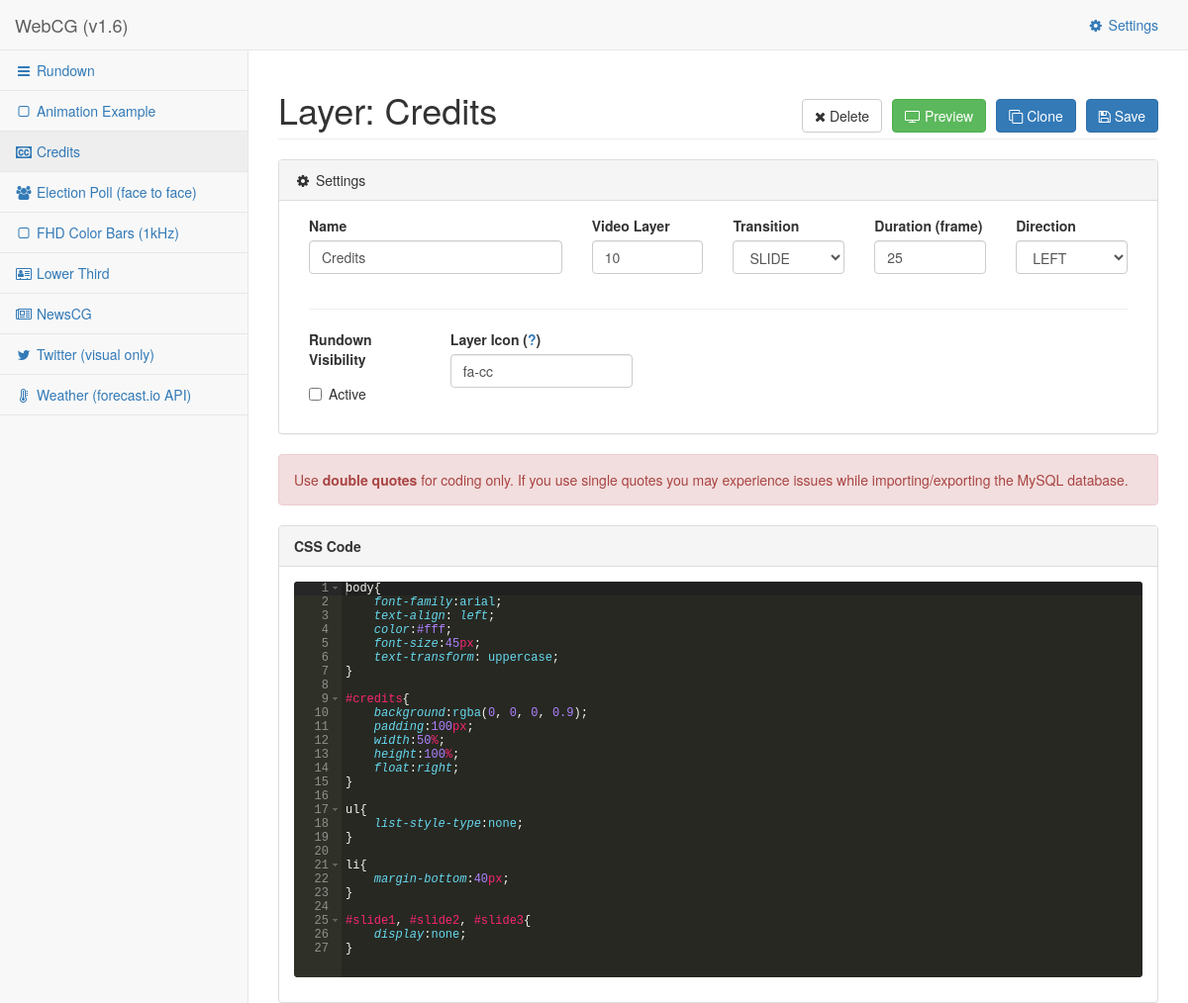
The app's page /layer.php?id=28 (upper part), older data.
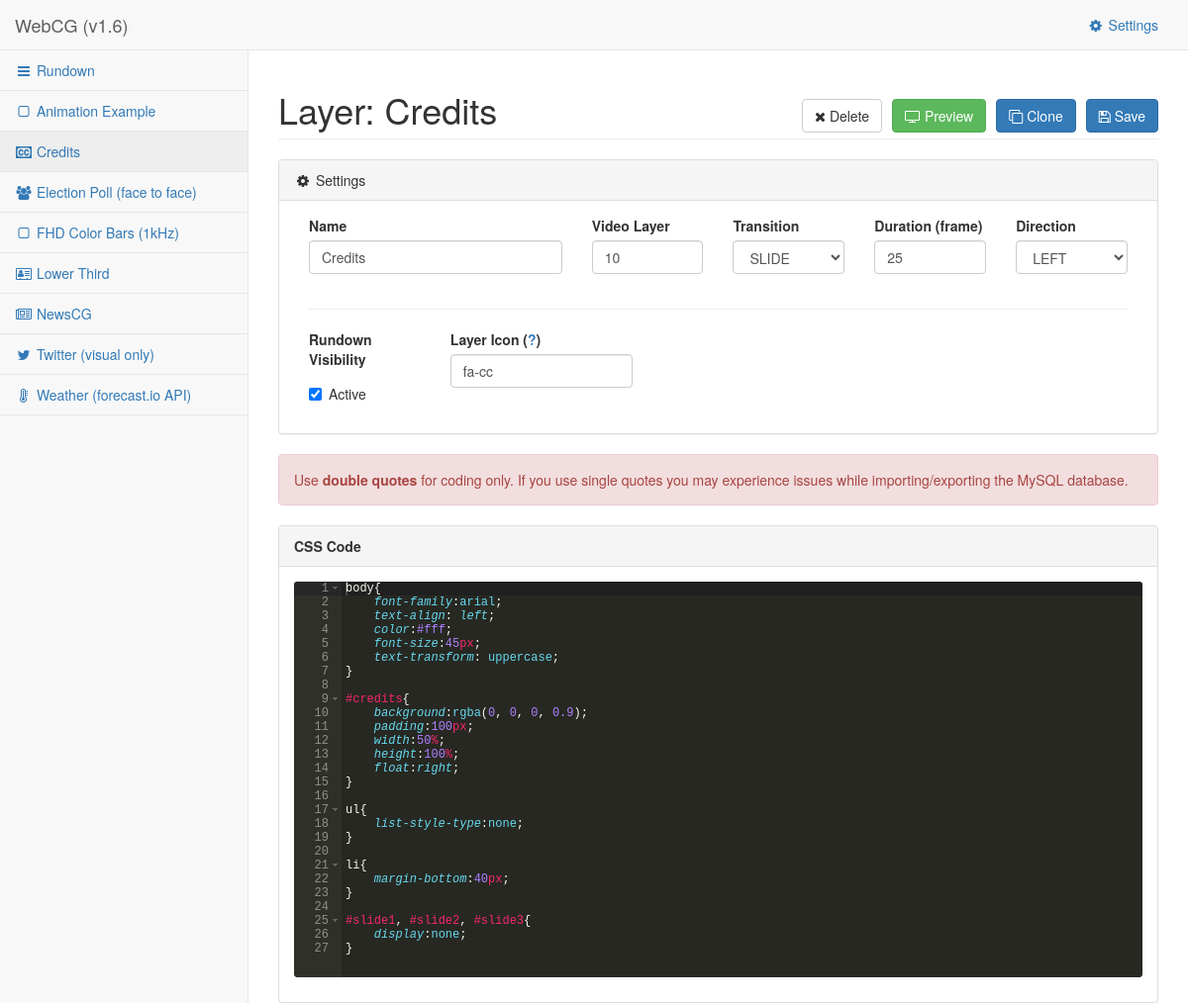
The same page, newer data.
### tables this page shows
CREATE TABLE `layers` (
  `id` int(11) NOT NULL,
  `name` text NOT NULL,
  `icon` text,
  `video_layer` int(11) NOT NULL DEFAULT '10',
  `transition` int(11) NOT NULL DEFAULT '1',
  `duration` int(11) NOT NULL DEFAULT '1',
  `direction` int(11) NOT NULL DEFAULT '1',
  `css` text,
  `html_php` text,
  `js` text,
  `visible` int(11) NOT NULL DEFAULT '1'
);

### logic/config.php (called while the page is built, shortened)
<?php
$cg_version = '1.6';
$DB_NAME = 'cg';
$DB_HOST = 'localhost';
$DB_USER = 'root';
$DB_PASS = '';
$mysqli = new mysqli($DB_HOST, $DB_USER, $DB_PASS, $DB_NAME);
$mysqli->set_charset("utf8");
include('functions.php');
$page = basename($_SERVER['PHP_SELF']);
?>

### logic/functions.php (called while the page is built, shortened)
<?php
function sanitize($mysqli, $value){
	return $mysqli->real_escape_string($value);
}
?>

### layer.php (the view, shortened to what this page needs)
<?php
include("logic/config.php");
if ( isset($_GET['id']) ){
	$id = sanitize($mysqli, $_GET['id']);
	$result = $mysqli->query("
								SELECT layers.id AS id, layers.name AS name, icon, video_layer, transitions.name AS transition_name, duration, directions.name AS direction_name, css, html_php, js, visible
								FROM layers, transitions, directions
								WHERE
									layers.id = '".$id."' AND
									layers.transition = transitions.id AND
									layers.direction = directions.id
								ORDER BY video_layer, layers.name
							");
	$layer = $result->fetch_assoc();
}
else
	header("Location: ./");
$result_transitions = $mysqli->query("SELECT * FROM transitions");
$result_directions = $mysqli->query("SELECT * FROM directions");
?>
<!DOCTYPE html>
<html lang="en">
<head>
	<?php include("head.php"); ?>
</head>
<body>
    <div id="wrapper">
        <?php include("navigation.php"); ?>
        <div id="page-wrapper">
            <form id="layer_form" method="post">
				<div class="row">
					<div class="col-lg-12">
						<h1 class="page-header">Layer: <?php echo $layer['name']; ?>
						<div class="pull-right">
							<a href="index.php?delete=<?php echo $layer['id']; ?>" class="btn btn-default" data-toggle="confirmation" data-placement="top"><i class="fa fa-remove"></i> Delete </a>
							<a href="preview.php?id=<?php echo $layer['id']; ?>&mode=browser" class="btn btn-success" target="_blank"><i class="fa fa-tv" aria-hidden="true"></i> Preview</a>
							<a href="layer.php?id=<?php echo $layer['id']; ?>&clone" class="btn btn-primary" data-toggle="confirmation" data-placement="top"><i class="fa fa-clone" aria-hidden="true"></i> Clone</a>
							<button type="submit" form="layer_form" type="button" class="btn btn-primary"><i class="fa fa-save" aria-hidden="true"></i> Save</button>
						</div>
						</h1>
					</div>
				</div>
				<div class="row">
					<div class="col-lg-12">
						<div class="panel panel-default">
							<div class="panel-heading">
								<i class="fa fa-cog fa-fw"></i> Settings
							</div>
							<div class="panel-body">
								<div class="col-lg-4">
									<label>Name</label>
									<input class="form-control" name="layer_name" value="<?php echo $layer['name']; ?>" required>
								</div>
								<div class="col-lg-2">
									<label>Video Layer</label>
									<input class="form-control" name="layer_video_layer" value="<?php echo $layer['video_layer']; ?>" required>
								</div>
								<div class="col-lg-2">
									<div class="form-group">
										<label>Transition</label>
										<select name="layer_transition" class="form-control">
											<?php
											while($transition = $result_transitions->fetch_assoc()){
											?>
												<option value="<?php echo $transition['id']; ?>" <?php if ($layer['transition_name']==$transition['name']){echo "selected";} ?>><?php echo $transition['name']; ?></option>
											<?php
											}
											?>
										</select>
									</div>
								</div>
								<div class="col-lg-2">
									<label>Duration (frame)</label>
									<input class="form-control" name="layer_duration" value="<?php echo $layer['duration']; ?>" required>
								</div>
								<div class="col-lg-2">
									<div class="form-group">
										<label>Direction</label>
										<select name="layer_direction" class="form-control">
											<?php
											while($direction = $result_directions->fetch_assoc()){
											?>
												<option value="<?php echo $direction['id']; ?>" <?php if ($layer['direction_name']==$direction['name']){echo "selected";} ?>><?php echo $direction['name']; ?></option>
											<?php
											}
											?>
										</select>
									</div>
								</div>
								<div class="col-lg-12">
									<hr/>
								</div>
								<div class="col-lg-2">
									<div class="form-group">
									<label>Rundown Visibility</label>
										<div class="checkbox">
											<label>
												<input name="visible" type="checkbox" <?php if($layer['visible']==1) echo "checked"; ?>>Active
											</label>
										</div>
									</div>
								</div>
								<div class="col-lg-3">
									<label>Layer Icon (<a href="http://fontawesome.io/icons/" target="_blank" title="Font Awesome Icons">?</a>)</label>
									<input class="form-control" name="layer_icon" value="<?php echo $layer['icon']; ?>" placeholder="fa-square-o">
								</div>
							</div>
						</div>
					</div>
				</div>
				<div class="alert alert-danger">
				Use <strong>double quotes</strong> for coding only. If you use single quotes you may experience issues while importing/exporting the MySQL database.
				</div>
				<div class="row">
					<div class="col-lg-12">
						<div class="panel panel-default">
							<div class="panel-heading">
								<strong>CSS Code</strong>
							</div>
							<div class="panel-body">
								<pre id="editor_css" style="height: 400px;"><?php echo htmlspecialchars($layer['css']); ?></pre>
							</div>
						</div>
					</div>
				</div>
			</form>
        </div>
    </div>
</body>
</html>

### head.php (shortened to what this page needs)
<link href="assets/bootstrap-3.3.7/css/bootstrap.min.css" rel="stylesheet">
<link href="assets/metisMenu/dist/metisMenu.min.css" rel="stylesheet">
<link href="assets/theme/css/sb-admin-2.css" rel="stylesheet">
<link href="assets/font-awesome-4.7.0/css/font-awesome.min.css" rel="stylesheet" type="text/css">

### navigation.php (shortened to what this page needs)
<nav class="navbar navbar-default navbar-static-top" role="navigation" style="margin-bottom: 0">
	<div class="navbar-header">
		<a class="navbar-brand" href="./">WebCG (v<?php echo $cg_version; ?>)</a>
	</div>
	<ul class="nav navbar-top-links navbar-right">
		<li>
			<a href="settings.php"><i class="fa fa-gear fa-fw"></i> Settings</a>
		</li>
	</ul>
	<div class="navbar-default sidebar" role="navigation">
		<div class="sidebar-nav navbar-collapse">
			<ul class="nav" id="side-menu">
				<li>
					<a href="./" <?php if($page=="index.php") echo "class=\"active\""; ?>><i class="fa fa-navicon fa-fw"></i> Rundown</a>
				</li>
				<?php
				$result = $mysqli->query("SELECT id, name, icon FROM layers ORDER BY name ASC");
				while($menu = $result->fetch_assoc()){
				?>
				<li>
					<a href="layer.php?id=<?php echo $menu['id']; ?>" <?php if(isset($_GET['id']) && $_GET['id']==$menu['id']) echo "class=\"active\""; ?>><i class="fa <?php if (!empty($menu['icon'])) echo $menu['icon']; else echo "fa-square-o"; ?> fa-fw"></i> <?php echo $menu['name']; ?></a>
				</li>
				<?php
				}
				?>
			</ul>
		</div>
	</div>
</nav>

### assets/theme/css/sb-admin-2.css (style rules this page uses)
body { background-color: #f8f8f8; }
#wrapper { width: 100%; }
#page-wrapper { padding: 0 15px; min-height: 1000px; background-color: #fff; }
@media (min-width:768px) { #page-wrapper { position: inherit; margin: 0 0 0 250px; padding: 0 30px; border-left: 1px solid #e7e7e7; } }
.navbar-top-links { margin-right: 0; }
.navbar-top-links li { display: inline-block; }
.navbar-top-links li:last-child { margin-right: 15px; }
.navbar-top-links li a { padding: 15px; min-height: 50px; }
.sidebar .sidebar-nav.navbar-collapse { padding-right: 0; padding-left: 0; }
.sidebar ul li { border-bottom: 1px solid #e7e7e7; }
.sidebar ul li a.active { background-color: #eee; }
@media (min-width:768px) { .sidebar { z-index: 1; position: absolute; width: 250px; margin-top: 51px; } }

### layer.php (style rules this page uses)
#editor_css, #editor_html, #editor_js { border:0; }

Row changes from the older to the newer data that the page shows:
changed layers "Credits": visible "☐" → "☑"
